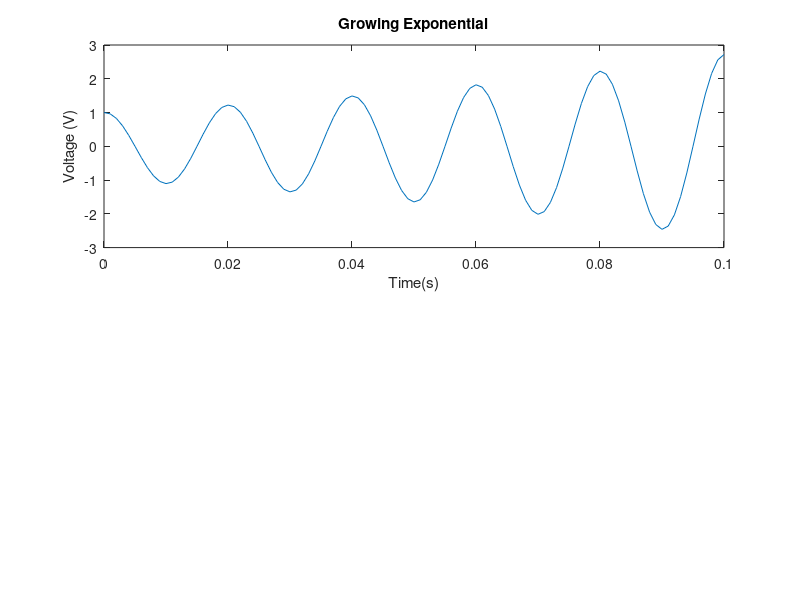

Write the MATLAB code that produced this figure.
% % x(t) = e^at cos wt clc
clear all 
f=50;
tp=1/f;
samples=20;
t=0:tp/samples:5*tp;
a=10
x=exp(a*t).*cos(2*pi*f*t)
subplot(2,1,1) 
plot(t,x)
title('Growing Exponential')
xlabel('Time(s)');
ylabel('Voltage (V)');
